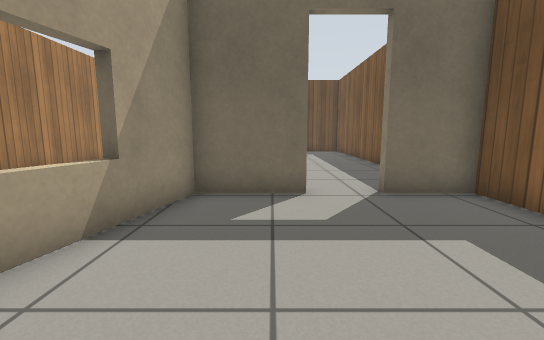
view 1 (above)

12 first-person views from a walk through a Gazebo world. The camera is 0.71 m above the floor, tilts 8° down and sees 90° across. The floor is counted in squares, 0.5 m on a side. Each view is taken from the middle of a square. On the plan, view 1 faces up. The plan holds only what a view shows up to about 13 squares ahead; the rest is blank. Gazebo's built-in surfaces are drawn with simple patterns.

view 2
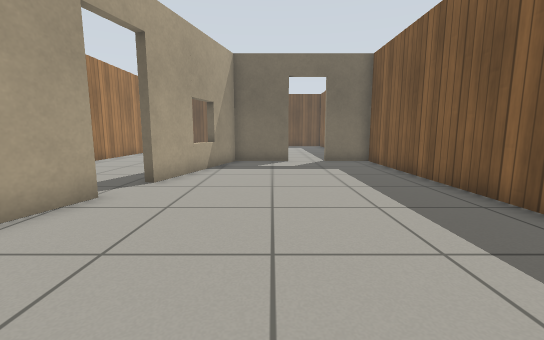

view 3
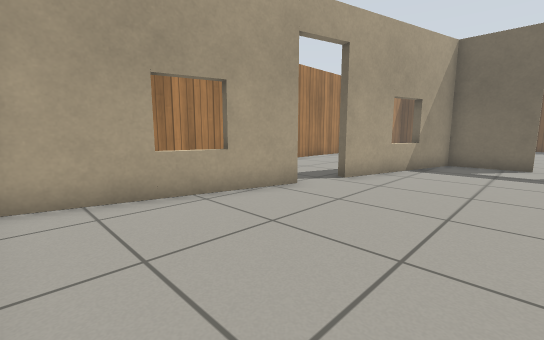

view 4
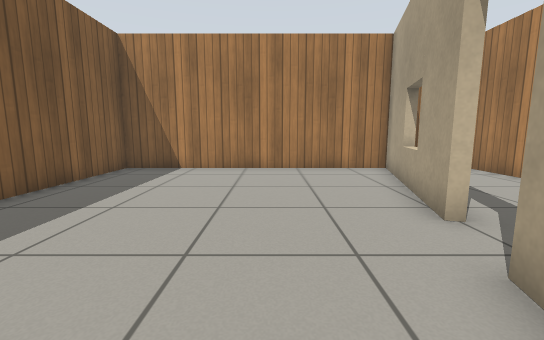

view 5
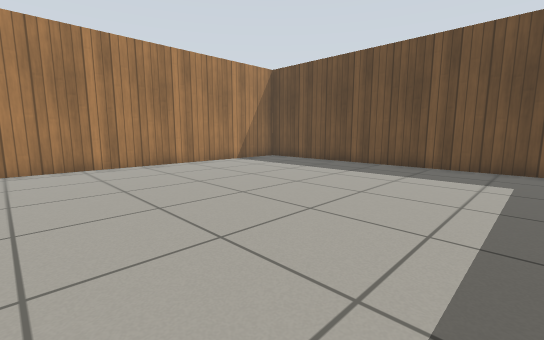

view 6
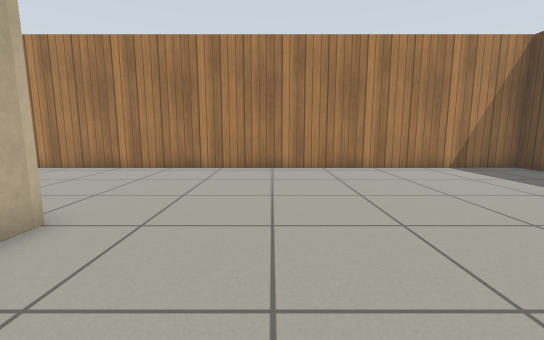

view 7
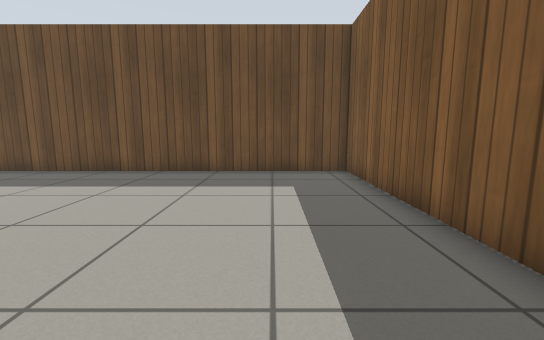

view 8
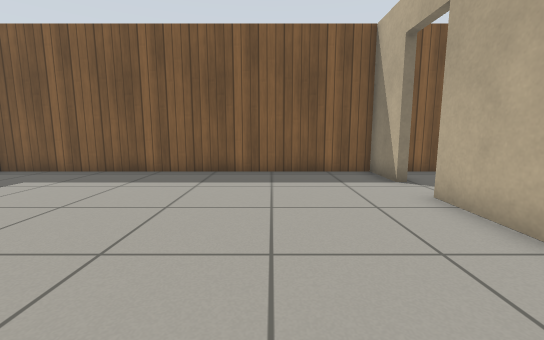

view 9
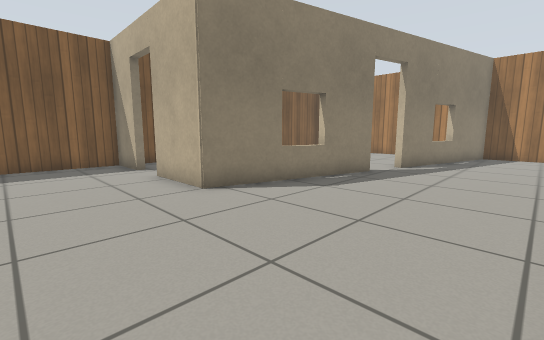

view 10
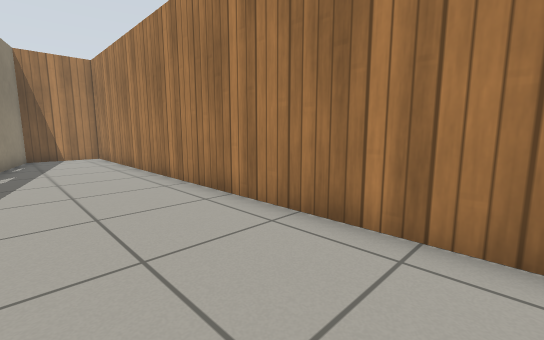

view 11
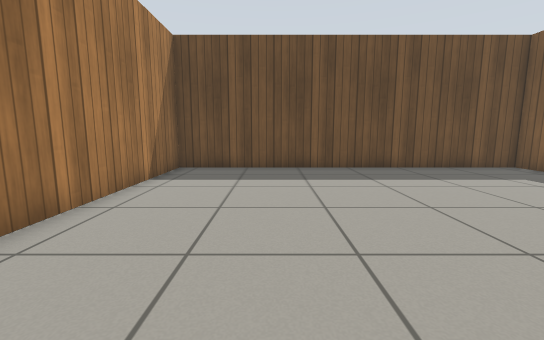

view 12
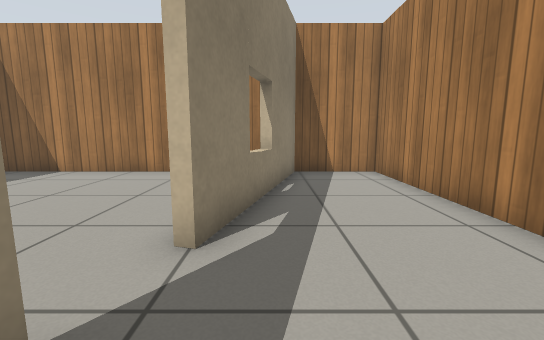

### Floor plan
Ten units are one square. View 1 is at (0, 0); x grows to the right and y downward. Boxes are objects, and circles mark ways between rooms. Rooms are numbered by the first view taken in them; rooms with no view inside come last. Other rooms are left out.
<svg viewBox="-92 -203 144 284">
<path fill="none" stroke="#000" d="M-41 11 -38 12 -55 76 47 76 47 -62 25 -62M-31 -27 -27 -26M-42 32 -47 31M-22 -41 -27 -42M-51 46 -46 48M9 -62 -18 -62 -33 -5M25 -65 47 -65 47 -198 -87 -198 -87 76 -58 76 -41 11M-36 -6 -20 -65 9 -65"/>
<circle cx="-40" cy="5" r="3" fill="#2a7"/>
<circle cx="15" cy="-60" r="3" fill="#2a7"/>
<text x="10" y="10">1</text>
<text x="-30" y="-100">2</text>
</svg>
Room 1 opens to room 2.

Where each view was taken, in squares from view 1:
view 1: 0 up, 0 right, facing up
view 2: 7 down, 0 right, facing up
view 3: 7 down, 1 right, facing up-left
view 4: 3 up, 1 left, facing down
view 5: 8 up, 3 right, facing up-left
view 6: 10 up, 2 right, facing left
view 7: 10 up, 2 right, facing up
view 8: 10 up, 5 left, facing right
view 9: 10 up, 8 left, facing down-right
view 10: 9 up, 5 left, facing down-left
view 11: 9 up, 5 left, facing up
view 12: 2 up, 5 left, facing down
